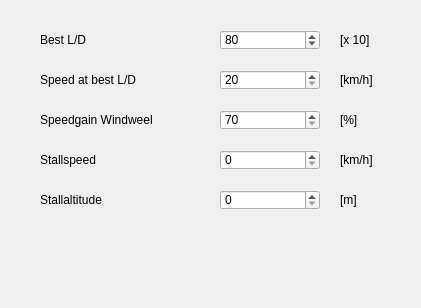
<?xml version="1.0" encoding="UTF-8"?>
<ui version="4.0" stdsetdef="1">
  <author></author>
  <comment></comment>
  <exportmacro></exportmacro>
  <class>VelocityFrame</class>
  <widget class="QWidget" name="VelocityFrame">
    <property name="geometry">
      <rect>
        <x>0</x>
        <y>0</y>
        <width>421</width>
        <height>308</height>
      </rect>
    </property>
    <property name="windowTitle">
      <string>Velocity</string>
    </property>
    <widget class="QLabel" name="textLabel_Stallaltitude">
      <property name="geometry">
        <rect>
          <x>40</x>
          <y>190</y>
          <width>144</width>
          <height>20</height>
        </rect>
      </property>
      <property name="text">
        <string>Stallaltitude</string>
      </property>
      <property name="wordWrap">
        <bool>false</bool>
      </property>
    </widget>
    <widget class="QLabel" name="textLabel_StallspeedUnit">
      <property name="geometry">
        <rect>
          <x>340</x>
          <y>150</y>
          <width>67</width>
          <height>20</height>
        </rect>
      </property>
      <property name="text">
        <string>[km/h]</string>
      </property>
      <property name="wordWrap">
        <bool>false</bool>
      </property>
    </widget>
    <widget class="QSpinBox" name="spinBox_Stallaltitude">
      <property name="geometry">
        <rect>
          <x>220</x>
          <y>190</y>
          <width>100</width>
          <height>20</height>
        </rect>
      </property>
      <property name="maximum">
        <number>8000</number>
      </property>
      <property name="minimum">
        <number>0</number>
      </property>
    </widget>
    <widget class="QLabel" name="textLabel_StallaltitudeUnit">
      <property name="geometry">
        <rect>
          <x>340</x>
          <y>190</y>
          <width>67</width>
          <height>20</height>
        </rect>
      </property>
      <property name="text">
        <string>[m]</string>
      </property>
      <property name="wordWrap">
        <bool>false</bool>
      </property>
    </widget>
    <widget class="QSpinBox" name="spinBox_Stallspeed">
      <property name="geometry">
        <rect>
          <x>220</x>
          <y>150</y>
          <width>100</width>
          <height>20</height>
        </rect>
      </property>
      <property name="maximum">
        <number>99</number>
      </property>
      <property name="minimum">
        <number>0</number>
      </property>
    </widget>
    <widget class="QLabel" name="textLabel_Stallspeed">
      <property name="geometry">
        <rect>
          <x>40</x>
          <y>150</y>
          <width>144</width>
          <height>20</height>
        </rect>
      </property>
      <property name="text">
        <string>Stallspeed</string>
      </property>
      <property name="wordWrap">
        <bool>false</bool>
      </property>
    </widget>
    <widget class="QLabel" name="textLabel_BestLD">
      <property name="geometry">
        <rect>
          <x>40</x>
          <y>30</y>
          <width>144</width>
          <height>20</height>
        </rect>
      </property>
      <property name="text">
        <string>Best L/D</string>
      </property>
      <property name="wordWrap">
        <bool>false</bool>
      </property>
    </widget>
    <widget class="QLabel" name="textLabel_SpeedBestLD">
      <property name="geometry">
        <rect>
          <x>40</x>
          <y>70</y>
          <width>144</width>
          <height>20</height>
        </rect>
      </property>
      <property name="text">
        <string>Speed at best L/D</string>
      </property>
      <property name="wordWrap">
        <bool>false</bool>
      </property>
    </widget>
    <widget class="QLabel" name="textLabel_WindweelUnit">
      <property name="geometry">
        <rect>
          <x>340</x>
          <y>110</y>
          <width>67</width>
          <height>20</height>
        </rect>
      </property>
      <property name="text">
        <string>[%]</string>
      </property>
      <property name="wordWrap">
        <bool>false</bool>
      </property>
    </widget>
    <widget class="QLabel" name="textLabel_SpeedBestLDUnit">
      <property name="geometry">
        <rect>
          <x>340</x>
          <y>70</y>
          <width>67</width>
          <height>20</height>
        </rect>
      </property>
      <property name="text">
        <string>[km/h]</string>
      </property>
      <property name="wordWrap">
        <bool>false</bool>
      </property>
    </widget>
    <widget class="QLabel" name="textLabel_SpeedBestLDUnit_2">
      <property name="geometry">
        <rect>
          <x>340</x>
          <y>30</y>
          <width>67</width>
          <height>20</height>
        </rect>
      </property>
      <property name="text">
        <string>[x 10]</string>
      </property>
      <property name="wordWrap">
        <bool>false</bool>
      </property>
    </widget>
    <widget class="QSpinBox" name="spinBox_SpeedBestLD">
      <property name="geometry">
        <rect>
          <x>220</x>
          <y>70</y>
          <width>100</width>
          <height>20</height>
        </rect>
      </property>
      <property name="maximum">
        <number>80</number>
      </property>
      <property name="minimum">
        <number>20</number>
      </property>
    </widget>
    <widget class="QSpinBox" name="spinBox_BestLD">
      <property name="geometry">
        <rect>
          <x>220</x>
          <y>30</y>
          <width>100</width>
          <height>20</height>
        </rect>
      </property>
      <property name="maximum">
        <number>150</number>
      </property>
      <property name="minimum">
        <number>20</number>
      </property>
      <property name="singleStep">
        <number>1</number>
      </property>
      <property name="value">
        <number>80</number>
      </property>
    </widget>
    <widget class="QSpinBox" name="spinBox_Windweel">
      <property name="enabled">
        <bool>true</bool>
      </property>
      <property name="geometry">
        <rect>
          <x>220</x>
          <y>110</y>
          <width>100</width>
          <height>20</height>
        </rect>
      </property>
      <property name="maximum">
        <number>150</number>
      </property>
      <property name="minimum">
        <number>70</number>
      </property>
    </widget>
    <widget class="QLabel" name="textLabel_Windweel">
      <property name="geometry">
        <rect>
          <x>40</x>
          <y>110</y>
          <width>153</width>
          <height>20</height>
        </rect>
      </property>
      <property name="text">
        <string>Speedgain Windweel</string>
      </property>
      <property name="wordWrap">
        <bool>false</bool>
      </property>
    </widget>
  </widget>
  <layoutdefault spacing="6" margin="11"/>
  <pixmapfunction>qPixmapFromMimeSource</pixmapfunction>
</ui>
